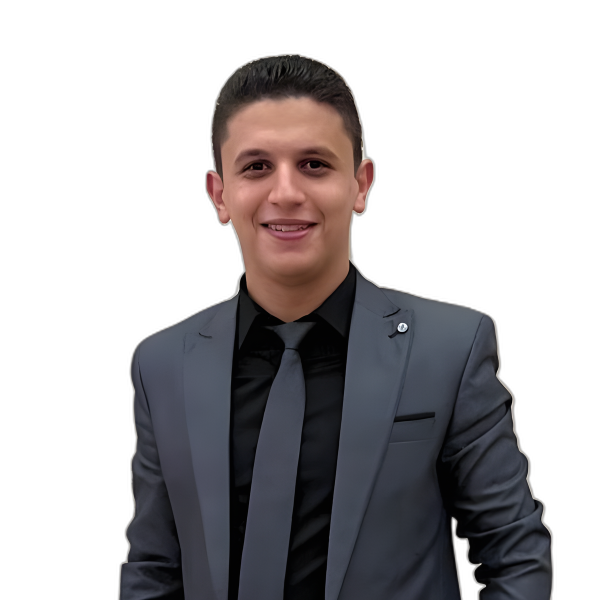
#> input picture logo/youssef-cutout.png, 1200 x 1200 px, found by its file name (shown at 1/2 size)
$ python scripts_build_badges.py
#> lines starting #> are read from the running program, lines starting #| are printed output that depends on the picture; after the words box and inside, x2 and y2 are one past the last pixel; in counts of white or black regions, pixels touching at a corner belong together
import os
from PIL import Image, ImageDraw, ImageChops

def hex_to_rgb(hex_str):
    hex_str = hex_str.lstrip('#')
    return tuple(int(hex_str[i:i+2], 16) for i in (0, 2, 4))

def build_badge(output_path, inner_hex, ring_hex=None, canvas_size=600, shift_x=39, scale_mult=1.06):
    """
    Builds a professional circular headshot badge inspired by omar.png.
    - Outer thin colored ring
    - Floating transparent gap
    - Inner solid circular background
    - Centered bust portrait with breathing room around head/face
    - Shoulders extending across gap and clipped smoothly inside outer ring
    """
#> called with output_path = 'images/youssef-badge-primary.png', inner_hex = '#0649C1', ring_hex = '#0649C1', canvas_size = 600, shift_x = 39, scale_mult = 1.06
    if ring_hex is None:
        ring_hex = inner_hex

    cutout_path = 'images/youssef-cutout.png'
    if not os.path.exists(cutout_path):
        print(f"Error: {cutout_path} not found")
        return

    cutout = Image.open(cutout_path).convert('RGBA')
#> cutout is the input picture: PIL image 1200x1200 RGBA; mean R, G, B, A 28.5, 25.8, 27.6, 104.1
    # Crop to bust matching omar.png (head + neck + shoulders to mid-chest)
    person_cropped = cutout.crop((228, 100, 1115, 930))
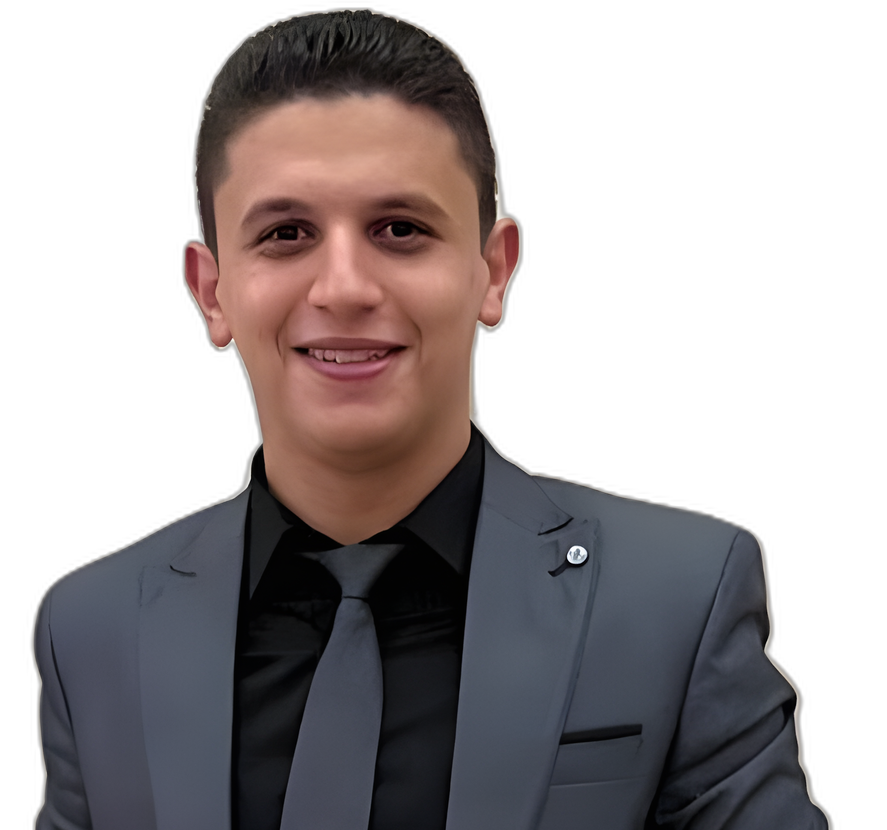
#> person_cropped: PIL image 887x830 RGBA; mean R, G, B, A 42.6, 36.6, 37.6, 127.4; transparent parts drawn white
    b = person_cropped.getbbox()
#> b = (22, 0, 842, 830)
    person = person_cropped.crop(b)
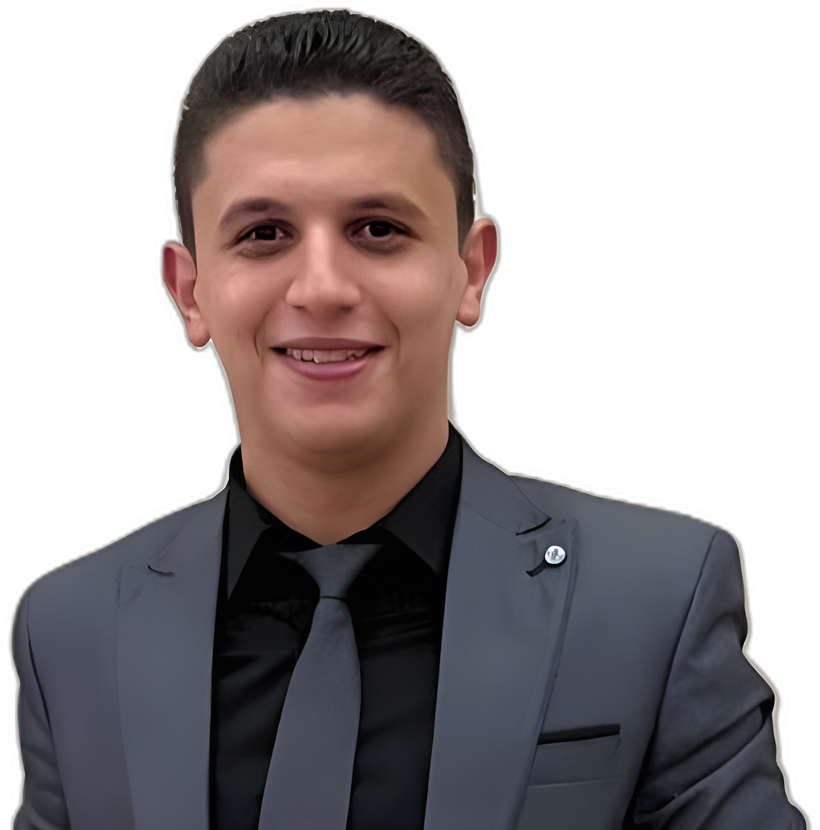
#> person: PIL image 820x830 RGBA; mean R, G, B, A 46.1, 39.6, 40.6, 137.8; transparent parts drawn white
    pw, ph = person.size
#> pw = 820; ph = 830

    cx = canvas_size // 2
    cy = canvas_size // 2

    # Proportions matching omar.png:
    outer_r = int(canvas_size * 0.474) # ~284
    ring_w = max(2, int(canvas_size * 0.018)) # ~10
    gap_w = int(canvas_size * 0.110) # ~66
    inner_r = outer_r - ring_w - gap_w # ~208

    badge = Image.new('RGBA', (canvas_size, canvas_size), (0, 0, 0, 0))
#> badge: PIL image 600x600 RGBA; every value is 0
    draw = ImageDraw.Draw(badge)

    ring_rgba = hex_to_rgb(ring_hex) + (255,)
    inner_rgba = hex_to_rgb(inner_hex) + (255,)

    # 1. Outer ring
    draw.ellipse(
        [cx - outer_r, cy - outer_r, cx + outer_r, cy + outer_r],
        outline=ring_rgba,
        width=ring_w
    )

    # 2. Inner filled circle
    draw.ellipse(
        [cx - inner_r, cy - inner_r, cx + inner_r, cy + inner_r],
        fill=inner_rgba
    )

    # 3. Person scaling and positioning
    target_h = int(canvas_size * 0.68 * scale_mult)
    aspect = pw / ph
#> aspect = 0.988
    target_w = int(target_h * aspect)
#> target_w = 426
    person_scaled = person.resize((target_w, target_h), Image.Resampling.LANCZOS)

    # Symmetric facial center alignment on cx
    px = cx - (target_w // 2) + int(shift_x * (target_w / 391))
#> px = 129
    py = (cy + outer_r - ring_w) - target_h + 10

    person_layer = Image.new('RGBA', (canvas_size, canvas_size), (0, 0, 0, 0))
    person_layer.paste(person_scaled, (px, py))

    # Mask for bottom clipping to inside the outer ring
    mask = Image.new('L', (canvas_size, canvas_size), 0)
#> mask: PIL image 600x600 L; every value is 0
    mask_draw = ImageDraw.Draw(mask)
    mask_draw.rectangle([0, 0, canvas_size, cy + int(inner_r * 0.3)], fill=255)
    mask_draw.ellipse(
        [cx - outer_r + ring_w, cy - outer_r + ring_w,
         cx + outer_r - ring_w, cy + outer_r - ring_w],
        fill=255
    )

    person_alpha = person_layer.split()[3]
    clipped_alpha = ImageChops.multiply(person_alpha, mask)
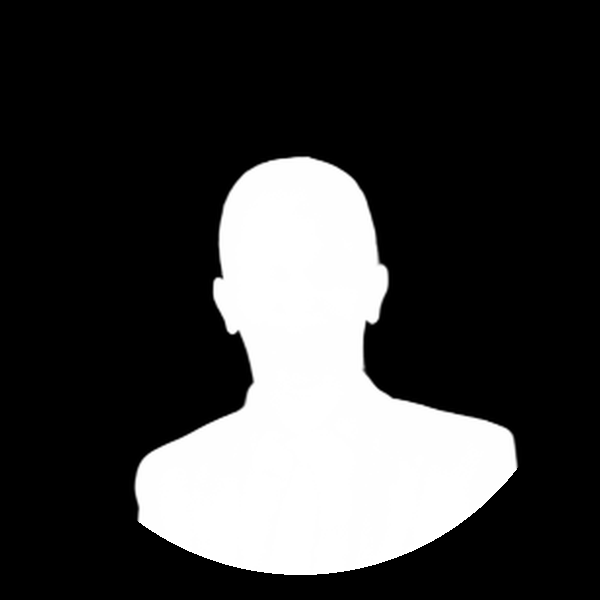
#> clipped_alpha: PIL image 600x600 L; min 0, max 255, mean 60.1
    person_layer.putalpha(clipped_alpha)
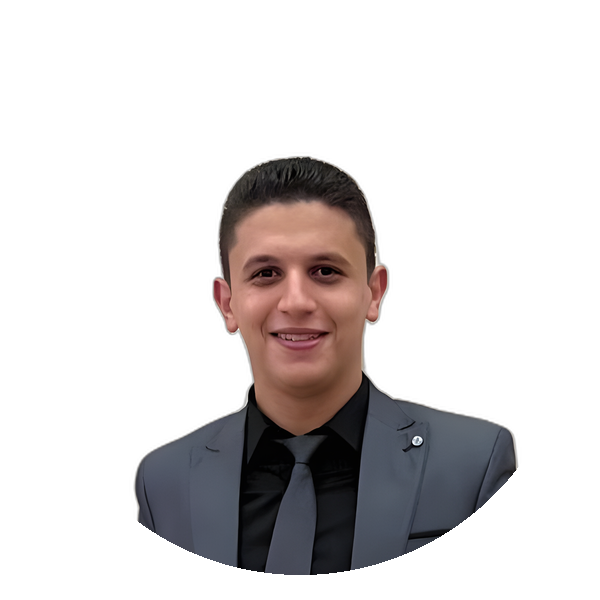
#> person_layer: PIL image 600x600 RGBA; mean R, G, B, A 23.5, 20.2, 20.7, 60.1; transparent parts drawn white

    final_badge = Image.alpha_composite(badge, person_layer)

    # Cleanly redraw outer ring over bottom shoulder edge
    draw_final = ImageDraw.Draw(final_badge)
    draw_final.ellipse(
        [cx - outer_r, cy - outer_r, cx + outer_r, cy + outer_r],
        outline=ring_rgba,
        width=ring_w
    )

    final_badge.save(output_path, 'PNG', optimize=True)
    print(f'Saved {output_path}')

if __name__ == '__main__':
    # 1. Primary Badge (#0649C1)
    build_badge('images/youssef-badge-primary.png', inner_hex='#0649C1', ring_hex='#0649C1')

    # 2. Accent Badge (#676CDB)
    build_badge('images/youssef-badge-accent.png', inner_hex='#676CDB', ring_hex='#676CDB')
#> call 2 of build_badge, with output_path = 'images/youssef-badge-accent.png', inner_hex = '#676CDB', ring_hex = '#676CDB', canvas_size = 600, shift_x = 39, scale_mult = 1.06
#> in build_badge (call 2), `final_badge = Image.alpha_composite(badge, person_layer)`:
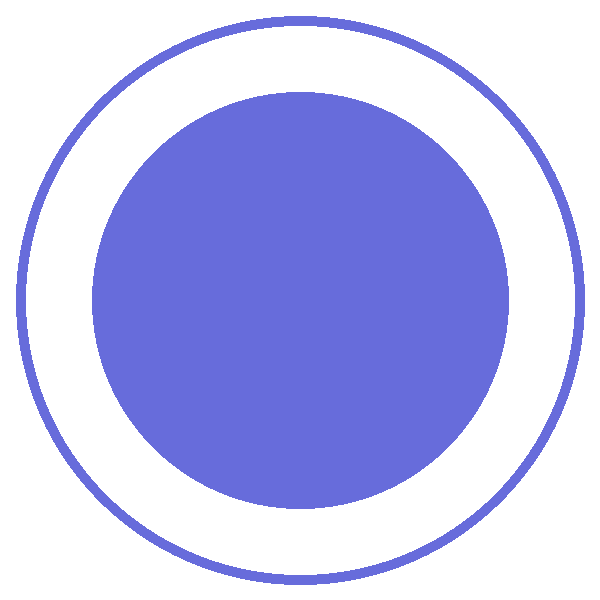
#> badge: PIL image 600x600 RGBA; mean R, G, B, A 44, 46.2, 93.6, 109; transparent parts drawn white

    # 3. Dual Badge (Inner #0649C1, Ring #676CDB)
    build_badge('images/youssef-badge-dual.png', inner_hex='#0649C1', ring_hex='#676CDB')
#> call 3 of build_badge, with output_path = 'images/youssef-badge-dual.png', inner_hex = '#0649C1', ring_hex = '#676CDB', canvas_size = 600, shift_x = 39, scale_mult = 1.06
#> in build_badge (call 3), `final_badge = Image.alpha_composite(badge, person_layer)`:
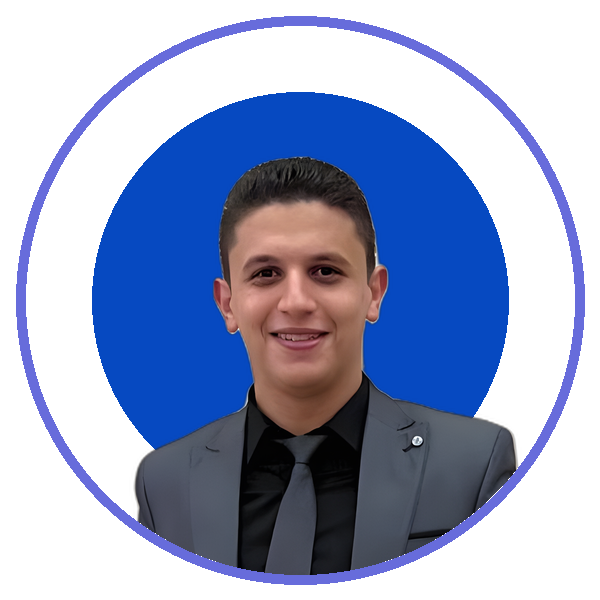
#> final_badge: PIL image 600x600 RGBA; mean R, G, B, A 27.3, 38.9, 70.8, 128.3; transparent parts drawn white
#> in build_badge (call 3), `final_badge = Image.alpha_composite(badge, person_layer)`:
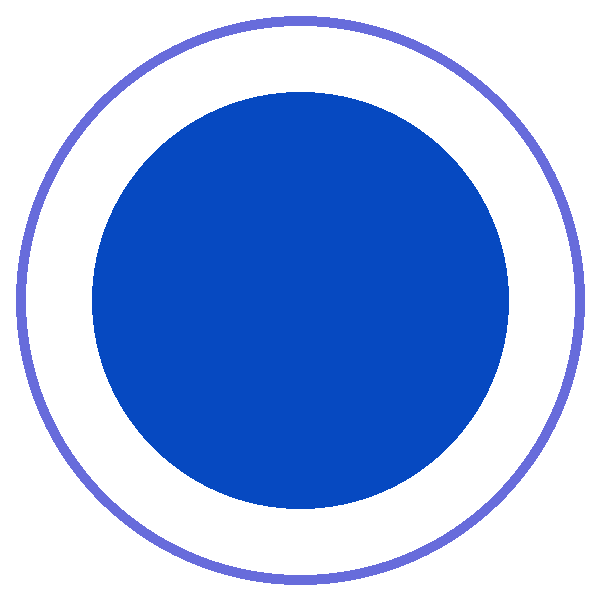
#> badge: PIL image 600x600 RGBA; mean R, G, B, A 7.3, 32.9, 83.8, 109; transparent parts drawn white

$ run again, with logo/new.jpg saved as logo/youssef-cutout.png
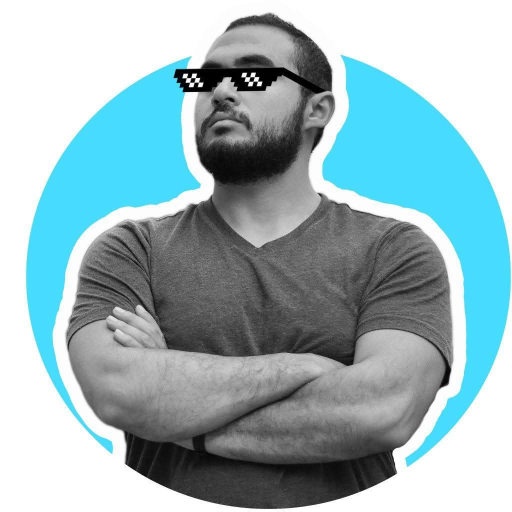
#> input picture logo/new.jpg, 1024 x 1024 px, found by its file name (shown at 1/2 size)
#> b = (0, 0, 796, 830)
#> mask: PIL image 600x600 L; every value is 0
#> in build_badge, `person_alpha = person_layer.split()[3]`:
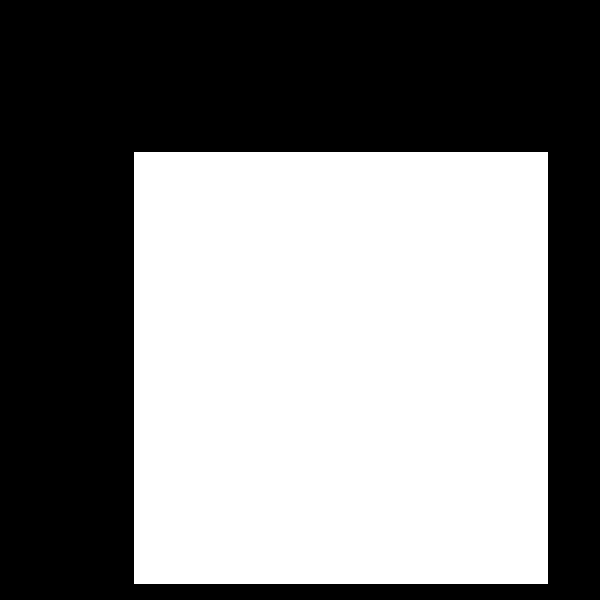
#> person_alpha: PIL image 600x600 L; 49.7% white; 1 white region, box (x1, y1, x2, y2) and area: (134, 152, 548, 584) 178848
#> clipped_alpha: PIL image 600x600 L; 44.8% white; 1 white region, box (x1, y1, x2, y2) and area: (134, 152, 548, 575) 161185
#> in build_badge (call 3), `final_badge = Image.alpha_composite(badge, person_layer)`:
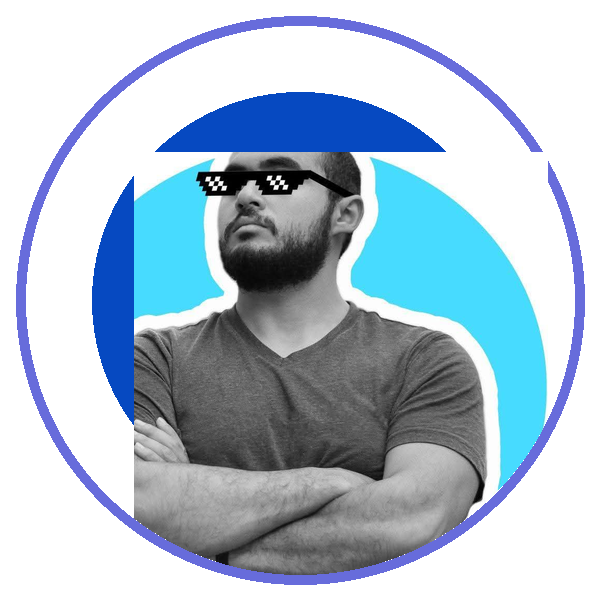
#> final_badge: PIL image 600x600 RGBA; mean R, G, B, A 60.7, 78.8, 93.9, 140; transparent parts drawn white
